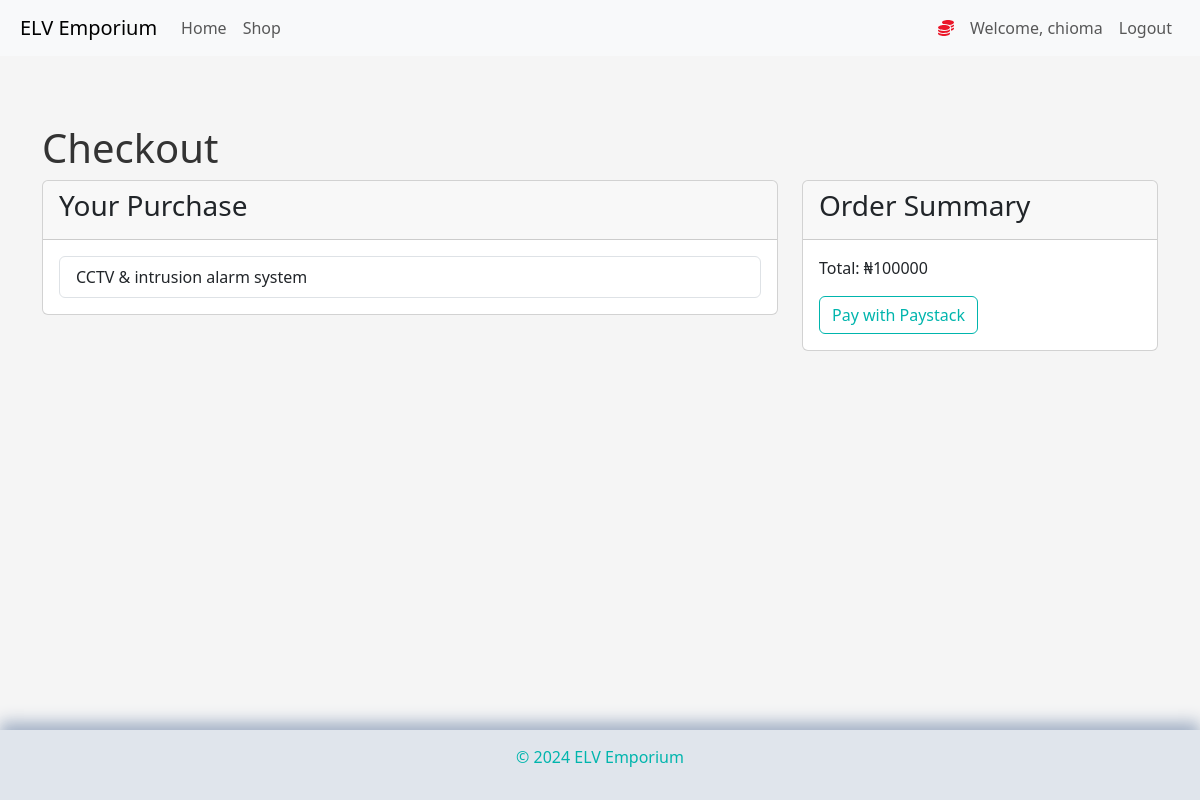
Screenshot of /checkout?item_id=1 (signed in) with the database file from the repository.
### market/models.py (models this page shows, shortened)
class User(db.Model, UserMixin):
    id = db.Column(db.Integer, primary_key=True)
    username = db.Column(db.String(30), nullable=False, unique=True)
    email_address = db.Column(db.String(60), nullable=False, unique=True)
    password_hash = db.Column(db.String(60), nullable=False)
    items = db.relationship('Item', backref='owned_user', lazy=True)
    cart = db.relationship('CartItem', backref='user', lazy=True)
    @property
    def password(self):
        return self.password

class Item(db.Model):
    id = db.Column(db.Integer, primary_key=True)
    name = db.Column(db.String(30), nullable=False, unique=True)
    category = db.Column(db.String(30), nullable=False)
    price = db.Column(db.Integer, nullable=True)
    owner = db.Column(db.Integer, db.ForeignKey('user.id'))
    image_filename = db.Column(db.String(100), nullable=False, default='default_image.jpg')

### market/routes.py (the view)
@app.route('/checkout', methods=['GET'])
@login_required
def checkout():
    item_id = request.args.get('item_id')
    if item_id:
        item = Item.query.get_or_404(item_id)
        total = item.price
        items = [item]
    else:
        items = current_user.cart_items()
        total = current_user.cart_total()
    return render_template('checkout.html', items=items, total=total)

### market/models.py (called while the page is built)
@login_manager.user_loader
def load_user(user_id):
    return User.query.get(int(user_id))

### market/templates/checkout.html (shortened to what this page needs)
{% extends 'base.html' %}
{% block content %}
<div class="container mt-5">
    <h1>Checkout</h1>
    <div class="row">
        <div class="col-md-8">
            <div class="card">
                <div class="card-header">
                    <h3>Your Purchase</h3>
                </div>
                <div class="card-body">
                    <ul class="list-group">
                        {% for item in items %}
                        <li class="list-group-item d-flex justify-content-between align-items-center">
                            {{ item.name }}
                            <span class="badge badge-primary badge-pill">₦{{ item.price }}</span>
                        </li>
                        {% endfor %}
                    </ul>
                </div>
            </div>
        </div>
        <div class="col-md-4">
            <div class="card">
                <div class="card-header">
                    <h3>Order Summary</h3>
                </div>
                <div class="card-body">
                    <p>Total: ₦{{ total }}</p>
                    <button id="payButton" class="btn btn-primary btn-block">Pay with Paystack</button>
                </div>
            </div>
        </div>
    </div>
</div>
{% endblock %}

### market/templates/base.html (shortened to what this page needs)
<!doctype html>
<html lang="en">
<head>
    <link href="https://cdn.jsdelivr.net/npm/bootstrap@5.3.3/dist/css/bootstrap.min.css" rel="stylesheet"
>
    <link rel="stylesheet" href="https://cdnjs.cloudflare.com/ajax/libs/font-awesome/6.4.0/css/all.min.css">
</head>
<body>
    <nav class="navbar navbar-expand-lg bg-body-tertiary">
        <a class="navbar-brand" href="{{ url_for('home_page') }}">ELV Emporium</a>
        <div class="collapse navbar-collapse" id="navbarSupportedContent">
            <ul class="navbar-nav me-auto mb-2 mb-lg-0">
                <li class="nav-item active">
                    <a class="nav-link" href="{{ url_for('home_page') }}">Home </a>
                </li>
                <li class="nav-item">
                    <a class="nav-link" href="{{ url_for('shop_page') }}">Shop</a>
                </li>
            </ul>
            {% if current_user.is_authenticated %}
            <ul class="navbar-nav">
                <li class="nav-item">
                    <a class="nav-link" style="color: rgb(235, 22, 40); font-weight: bold">
                        <i class="fas fa-coins"></i>
                    </a>
                </li>
                <li class="nav-item">
                    <a class="nav-link">Welcome, {{ current_user.username }}</a>
                </li>
                <li class="nav-item">
                    <a class="nav-link" href="{{ url_for('logout_page') }}">Logout</a>
                </li>
            </ul>
            {% endif %}
        </div>
    </nav>
    <div class="content-wrapper">
        {% block content %}
        {% endblock %}
    </div>
    <footer class="neumorphic-footer">
        <div class="copyright">
            <p>&copy; 2024 ELV Emporium</p>
        </div>
    </footer>
</body>
</html>

### market/templates/base.html (style rules this page uses)
body { background-color: whitesmoke; color: #333; margin: 0; padding: 0; min-height: 100vh; display: flex; flex-direction: column; }
nav.navbar { padding-left: 20px; padding-right: 20px; }
button.btn { border: 1px solid #00B5AD; background-color: transparent; color: #00B5AD; }
.content-wrapper { flex: 1 0 auto; padding: 20px; }
.neumorphic-footer { flex-shrink: 0; background-color: #e0e5ec; padding: 15px; box-shadow: 0 -8px 15px #a3b1c6, 0 8px 15px #ffffff; }
.copyright { text-align: center; color: #00B5AD; }

### rows the page displays
User: username "chioma"
Item: name "CCTV & intrusion alarm system", price "100000"
